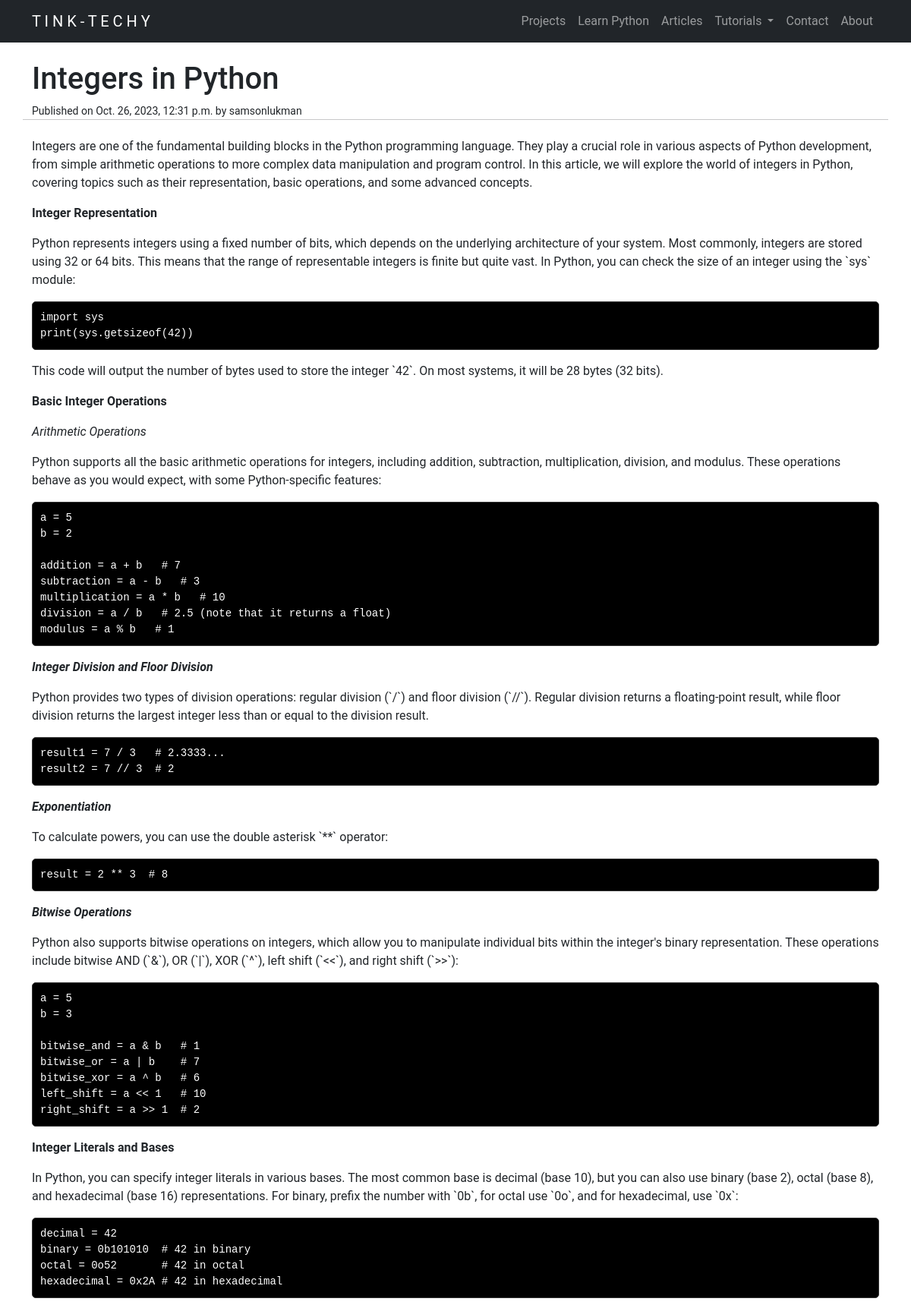
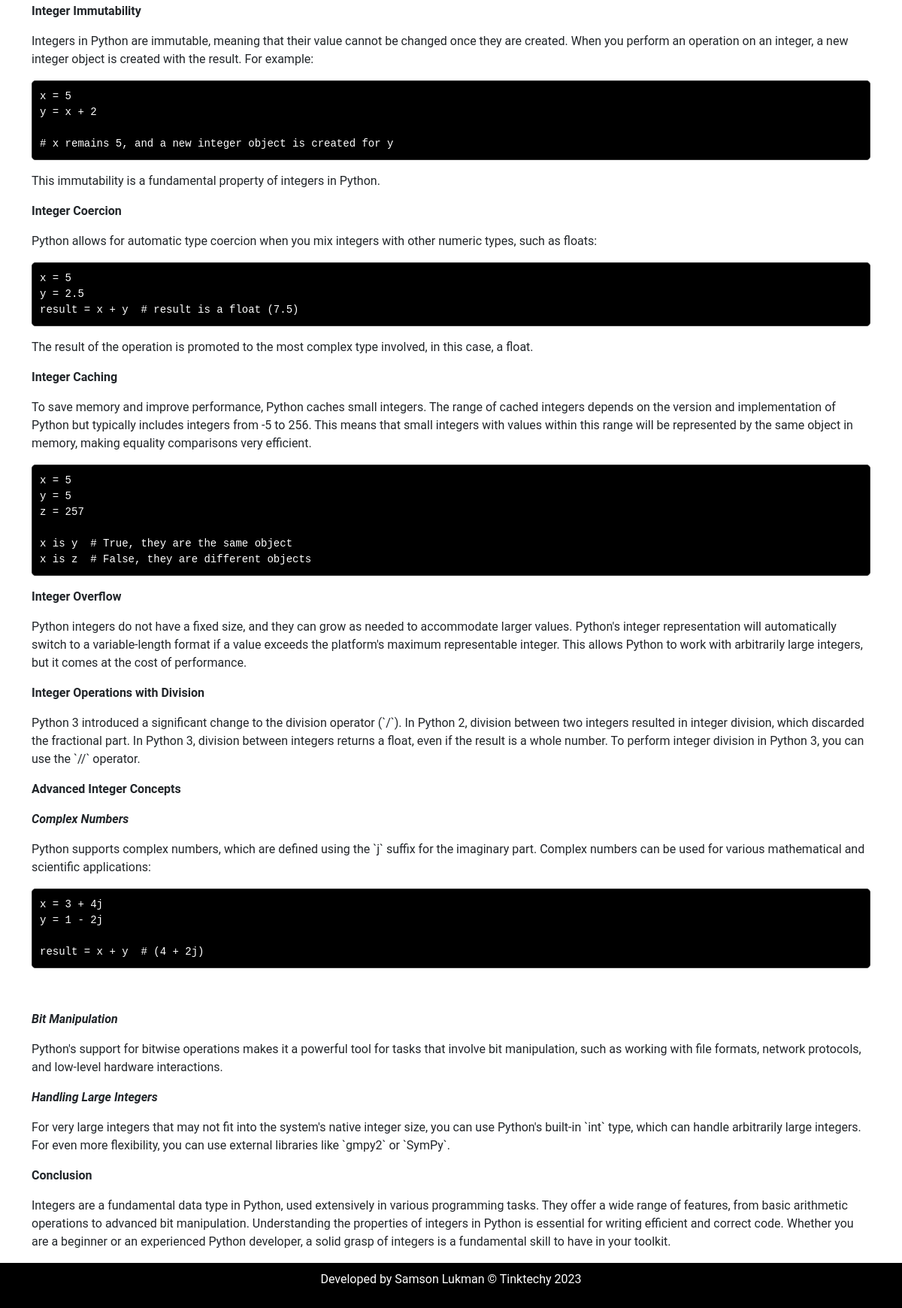
/article/Integers in Python, run on the app's committed database (2 pictures, top to bottom).
### website/models.py (models this page shows, shortened)
class Article(models.Model):
    title = models.CharField(max_length=200)
    content = RichTextField()
    pub_date = models.DateTimeField(auto_now_add=True)
    author = models.ForeignKey(User, on_delete=models.CASCADE)

### website/views.py (the view)
# urls.py: path("article/<str:title>", views.article, name="article"),
def article(request, title):
    article = get_object_or_404(Article, title=title)
    content = article.content  # Assuming your article content is stored in the 'content' field
    code_pattern = r'<pre><code class="language-(\w+)">([\s\S]*?)</code></pre>'
    def highlight_code(match):
        language, code = match.groups()
        lexer = get_lexer_by_name(language, stripall=True)
        formatter = HtmlFormatter(style="default")  # Use the "default" Pygments style
        return highlight(code, lexer, formatter)
    highlighted_content = re.sub(code_pattern, highlight_code, content)
    return render(request, 'website/article.html', {'article': article, 'highlighted_content': highlighted_content})

### website/templates/website/article.html (shortened to what this page needs)
{% extends 'website/layout.html' %}
{% load static %}
{% block body %}
<br>
<div class="container">
    <div class="row">
  <h1>{{ article.title }}</h1>
  <small>Published on {{ article.pub_date }} by {{ article.author }}</small>
  <hr>
  <br>
  <div class="article-content">
    {{ highlighted_content|safe }}
</div>
</div>
</div>
{% endblock %}

### website/templates/website/article.html (style rules this page uses)
pre { background-color: black; color: white; padding: 10px; border: 1px solid #333; border-radius: 5px; }

### website/templates/website/layout.html (style rules this page uses)
body { font-family: 'Roboto', sans-serif; }

### data on the page
Article: title "Integers in Python", pub_date "Oct. 26, 2023, 12:31 p.m.", author "samsonlukman", content "Integers are one of the fundamental building blocks in the Python programming language. They play a crucial role in various aspects of Python development, from simple arithmetic operations to more complex data manipulation and program control. In this article, we will explore the world of integers in Python, covering topics such as their representation, basic operations, and some advanced concepts. Integer Representation Python represents integers using a fixed number of bits, which depends on the underlying architecture of your system. Most commonly, integers are stored using 32 or 64 bits. This means that the range of representable integers is finite but quite vast. In Python, you can…"
